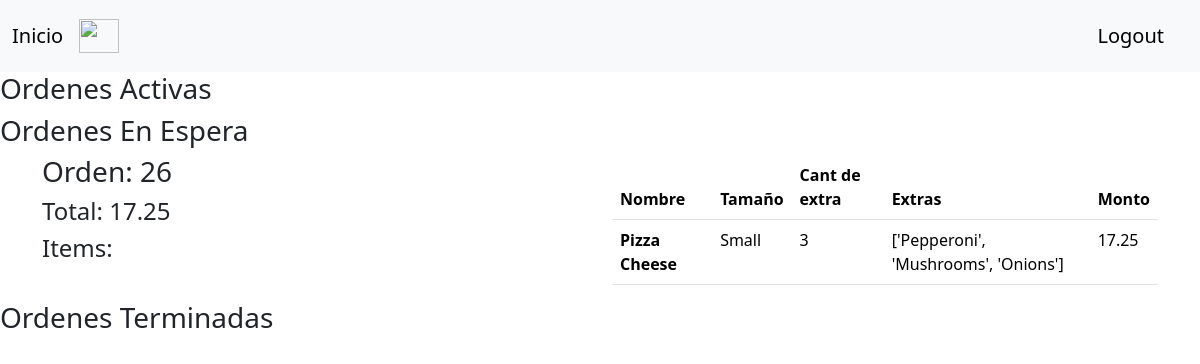
The page /order/carrito (signed in) on the database its author committed.
### orders/models.py (models this page shows, shortened)
class Order(models.Model):
    state_choices = [
        ('AC','Active'),
        ('FI', 'Finished'),
        ('WA', 'Waiting')
        ]
    user = models.ForeignKey(User, models.CASCADE, related_name="orders")
    date = models.DateField(auto_now_add=True)
    state = models.CharField(max_length=5, choices=state_choices, blank=False)
    total = models.DecimalField(max_digits=20, decimal_places=2, blank=False, null=False)

class OrderItem(models.Model):
    product = models.ForeignKey(MenuItem, models.CASCADE, blank=False, null=False, related_name="menu_item")
    order = models.ForeignKey(Order, models.CASCADE, blank=True, null=True, related_name="order_item")
    amoun = models.DecimalField(max_digits=20, decimal_places=2, blank=False, null=False)
    size = models.CharField(max_length=40, blank=True, null=True)
    extra = models.IntegerField(blank=True, null=True)
    extras = models.TextField(blank=True, null=True)

class MenuItem(models.Model):
    size_choices = [
        ('SM', 'small'),
        ('LG', 'large')
        ]
    category_choices = [
        ('RP', 'regular pizza'),
        ('SP', 'siciliam pizza'),
        ('To', 'toppings'),
        ('ToS', 'toppingsSubs'),
        ('Su', 'subs'),
        ('Pa', 'pasta'),
        ('Sa', 'salads'),
        ('Di', 'dinner platters')
        ]
    category = models.CharField(max_length=5, choices=category_choices, blank=False)
    name = models.TextField(max_length=50, blank=False)
    price_1 = models.FloatField(blank=False)
    price_2 = models.FloatField(blank=True, null=True)
    class Meta:
        verbose_name_plural = "MenuItem"

### orders/views.py (the view)
# urls.py: path("order/carrito", carrito, name="carrito"),
def carrito(request):
    if request.method == 'GET':
        queryset = {
            'orders':Order.objects.filter(user=request.user).all()
        }
        return render(request, 'menu/carrito.html', queryset)
    elif request.method == 'POST':
        order = Order.objects.get(pk=request.POST.get("order"))
        order.state = 'WA'
        order.save()
        return redirect('carrito')

### templates/menu/carrito.html (shortened to what this page needs)
{% extends 'base_order.html' %}
{% load bootstrap5 %}
{% load static %}
{% block dependence %}
    {% bootstrap_css %}
{% endblock %}
{% block body %}
    <h3>Ordenes Activas</h3>
    <h3>Ordenes En Espera</h3>
    {% for order in orders %}
            {% if order.state == 'WA' %}
            <div class="container">
                <div class="row">
                    <div class="col">
                        <h3>Orden: {{ order.pk }}</h3>
                        <h4>Total: {{ order.total }}</h4>
                        <h4>Items: </h4>
                    </div>
                    <div class="col">
                        <table class="table">
                            <thead>
                              <tr>
                                <th scope="col">Nombre</th>
                                <th scope="col">Tamaño</th>
                                <th scope="col">Cant de extra</th>
                                <th scope="col">Extras</th>
                                <th scope="col">Monto</th>
                              </tr>
                            </thead>
                            <tbody>
                                {% for item in order.order_item.all %}
                                {% if item.extra >= 4 %}
                                    <tr>
                                        <th scope="row">{{ item.product.name }} Especial</th>
                                        <td>{% if item.size %} {{ item.size }} {% endif %}</td>
                                        <td>{% if item.extra %}{{ item.extra }}{% endif %}</td>
                                        <td>{% if item.extras %}{{ item.extras }}{% endif %}</td>
                                        <td>{% if item.amoun %}{{ item.amoun }}{% endif %}</td>
                                    </tr>
                                {% else %}
                                    <tr>
                                        <th scope="row">{{ item.product.name }}</th>
                                        <td>{% if item.size %} {{ item.size }} {% endif %}</td>
                                        <td>{% if item.extra %}{{ item.extra }}{% endif %}</td>
                                        <td>{% if item.extras %}{{ item.extras }}{% endif %}</td>
                                        <td>{% if item.amoun %}{{ item.amoun }}{% endif %}</td>
                                    </tr>
                                {% endif %}
                            {% endfor %}
                            </tbody>
                          </table>
                    </div>
                </div>
            </div>
            {% endif %}
    {% endfor %}
    <h3>Ordenes Terminadas</h3>
{% endblock %}

### rows shown on the page
Order: pk "26", total "17.25"
OrderItem: product.name "Pizza Cheese", size "Small", extra "3", extras "['Pepperoni', 'Mushrooms', 'Onions']", amoun "17.25"
